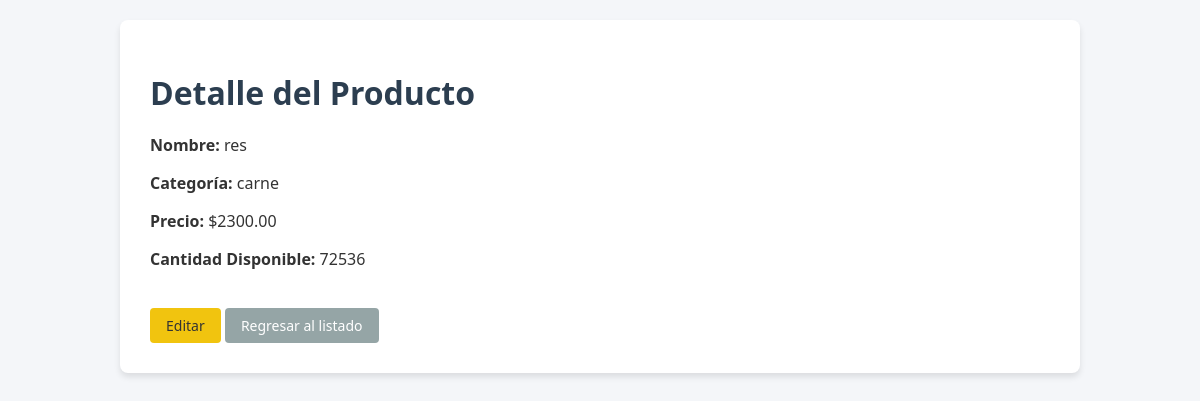
/productos/1/, run on the app's committed database.
### productos/models.py (models this page shows, shortened)
class Producto(models.Model):
    nombre = models.CharField(max_length=100)
    categoria = models.ForeignKey(Categoria, on_delete=models.PROTECT)
    precio = models.DecimalField(max_digits=10, decimal_places=2)
    cantidad = models.IntegerField()
    estado = models.BooleanField(default=True)

class Categoria(models.Model):
    nombre = models.CharField(max_length=100)
    observaciones = models.TextField(blank=True, null=True)
    def __str__(self):
        return self.nombre

### productos/views.py (the view)
# urls.py: path('productos/<int:pk>/', views.detalle_producto, name='detalle_producto'),
def detalle_producto(request, pk):
    producto = get_object_or_404(Producto, pk=pk)
    return render(request, 'detalle_producto.html', {'producto': producto})

### productos/templates/detalle_producto.html (shortened to what this page needs)
{% load static %}
<!DOCTYPE html>
<html lang="es">
<head>
    <link rel="stylesheet" href="{% static 'css/style.css' %}">
</head>
<body>
    <div class="container">
        <h1>Detalle del Producto</h1>
        <p><strong>Nombre:</strong> {{ producto.nombre }}</p>
        <p><strong>Categoría:</strong> {{ producto.categoria }}</p>
        <p><strong>Precio:</strong> ${{ producto.precio }}</p>
        <p><strong>Cantidad Disponible:</strong> {{ producto.cantidad }}</p>
        <br>
        <a href="{% url 'editar_producto' producto.pk %}" class="btn btn-warning">Editar</a>
        <a href="{% url 'lista_productos' %}" class="btn btn-secondary">Regresar al listado</a>
    </div>
</body>
</html>

### productos/static/css/style.css (style rules this page uses)
body { font-family: 'Segoe UI', Tahoma, Geneva, Verdana, sans-serif; background-color: #f4f6f9; margin: 0; padding: 20px; color: #333; }
.container { max-width: 900px; margin: 0 auto; background: #ffffff; padding: 30px; border-radius: 8px; box-shadow: 0 4px 6px rgba(0,0,0,0.1); }
h1 { color: #2c3e50; margin-bottom: 20px; }
.btn { display: inline-block; padding: 8px 16px; font-size: 14px; border-radius: 4px; text-decoration: none; color: white; border: none; cursor: pointer; }
.btn-warning { background-color: #f1c40f; color: #333; }
.btn-secondary { background-color: #95a5a6; }

### data on the page
Producto: nombre "res", categoria "carne", precio "2300.00", cantidad "72536"
